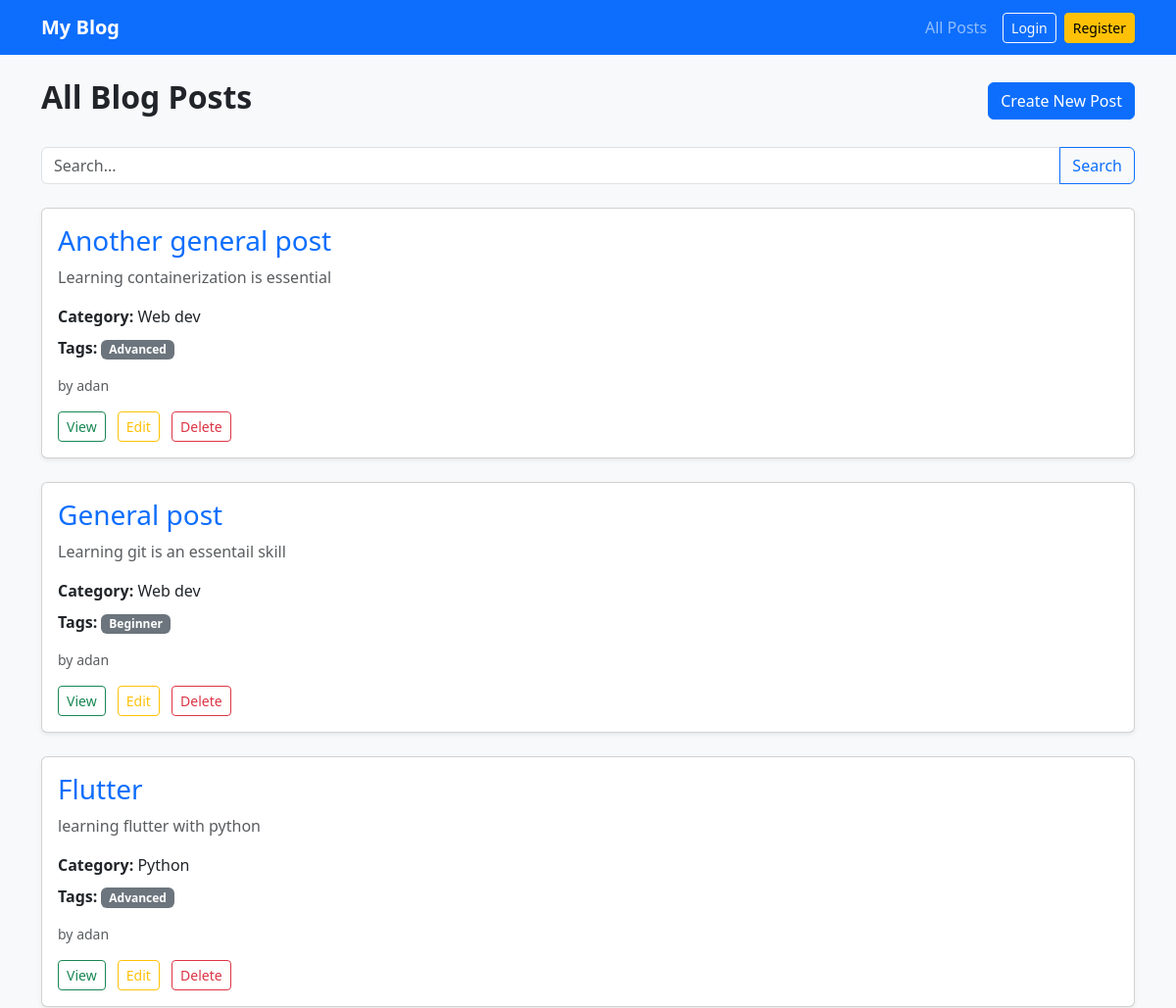
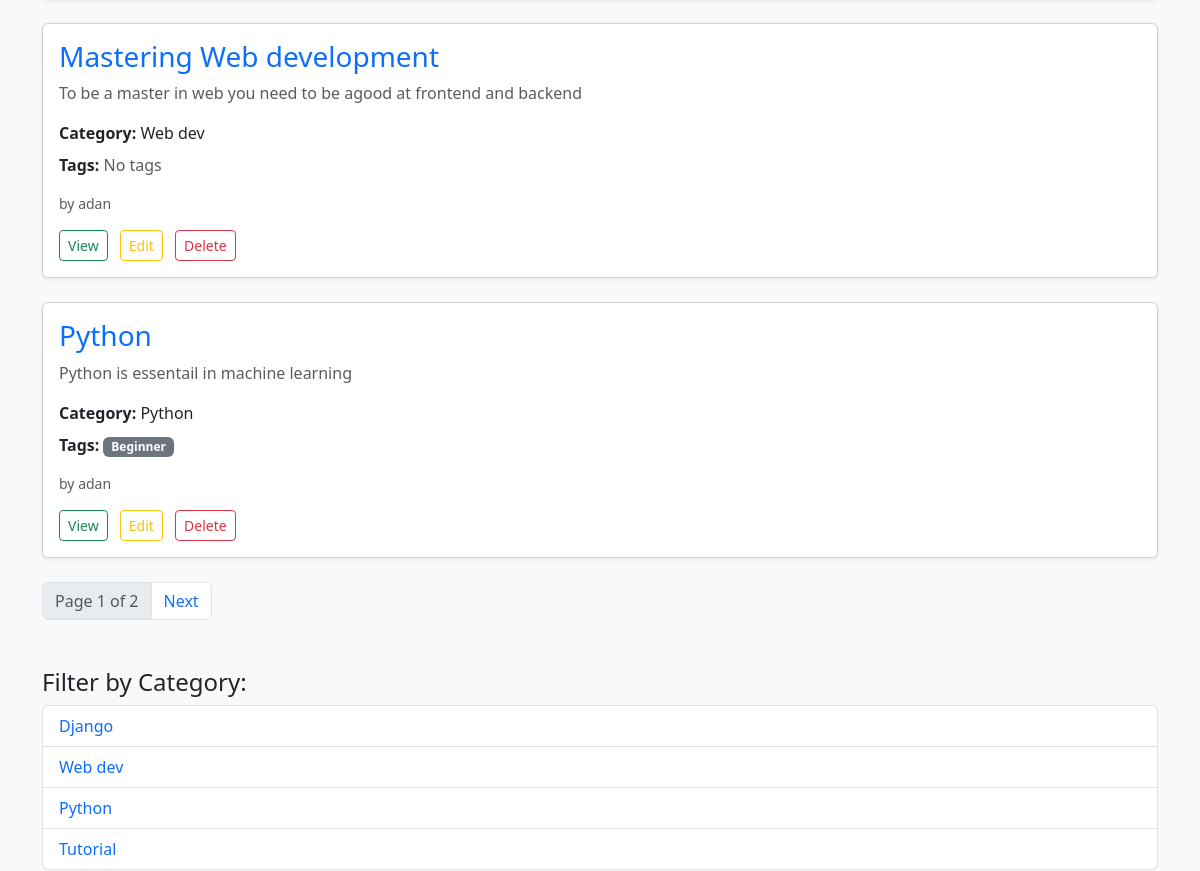
Before: / (upper part) with the older database file (2 pictures, top to bottom).
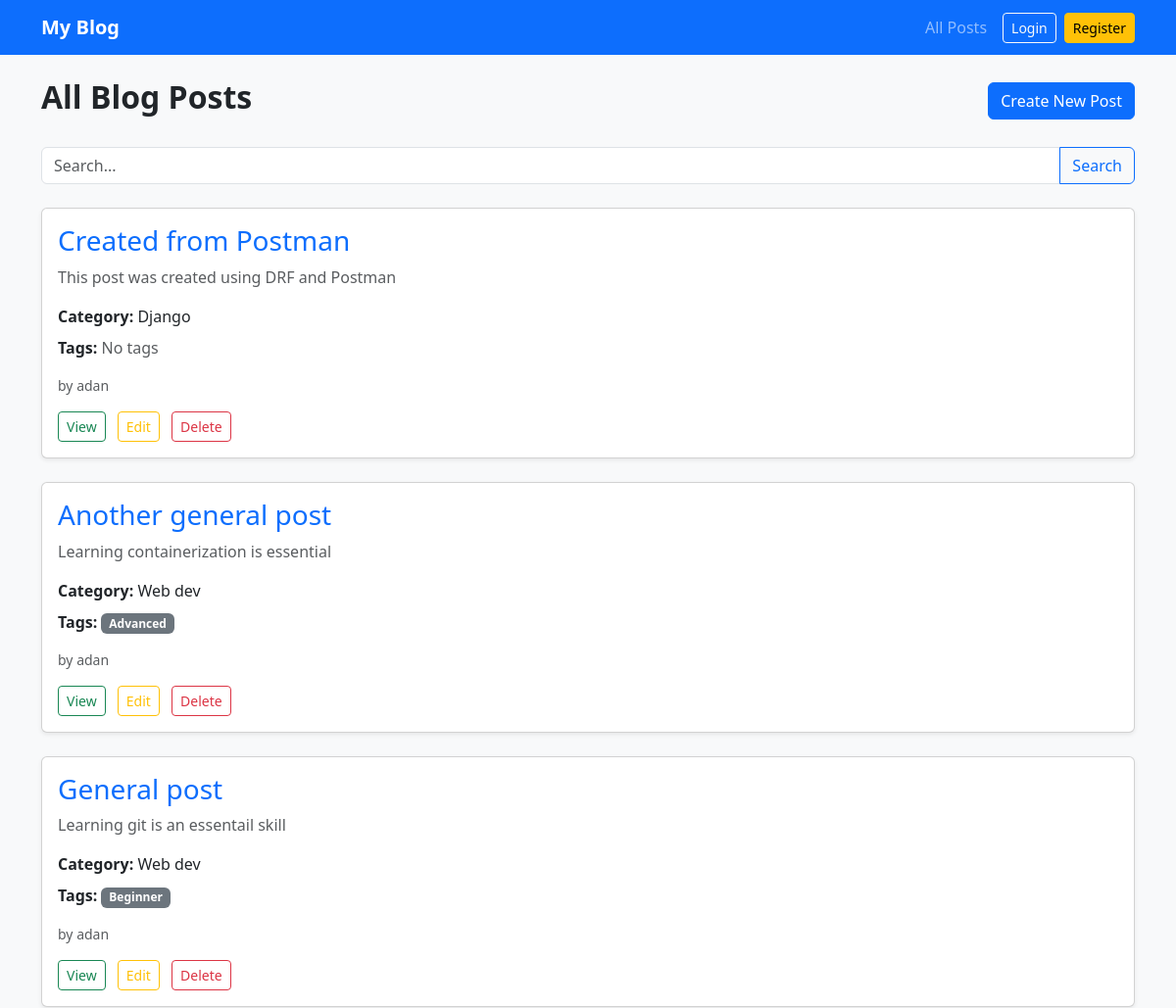
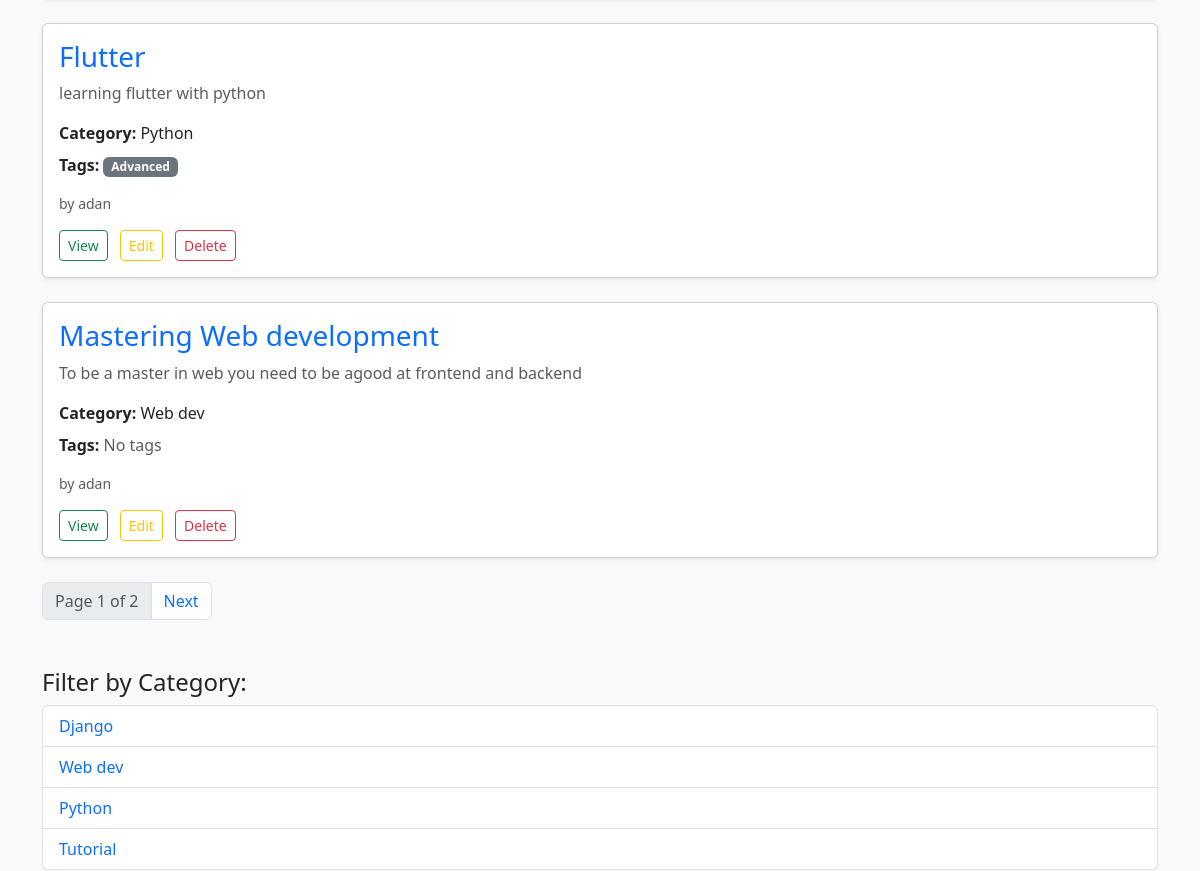
After: the same page with the newer database file (2 pictures, top to bottom).
### blog/models.py (models this page shows, shortened)
class Post(models.Model):
    author = models.ForeignKey(User,on_delete=models.CASCADE,related_name="posts")
    title = models.CharField(max_length=100)
    slug = models.SlugField(unique=True,blank=True)
    body = models.TextField()
    created_at = models.DateTimeField(auto_now_add=True)
    category =models.ForeignKey(Category, on_delete=models.CASCADE)
    tags = models.ManyToManyField("Tag",blank=True)
    class Meta:
        ordering = ['-created_at']

class Category(models.Model):
    name = models.CharField(max_length=100)
    slug = models.SlugField(unique=True,blank=True)

class Tag(models.Model):
    name = models.CharField(max_length=50)
    slug = models.SlugField(unique=True,blank=True)

### blog/views.py (the view)
# urls.py: path('',views.post_list,name = "post_list"),
def post_list(request):
    posts = Post.objects.all()
    category_slug = request.GET.get("category")
    tag_slug = request.GET.get("tags")
    query = request.GET.get("q")
    if category_slug:
        posts = posts.filter(category__slug=category_slug)
    if tag_slug:
        posts = posts.filter(tags__slug=tag_slug)
    if query:
        posts = posts.filter(
            Q(title__icontains=query) |
            Q(body__icontains=query)
        ).distinct()
    paginator = Paginator(posts,5)
    page_number = request.GET.get("page")
    page_obj = paginator.get_page(page_number)
    categories = Category.objects.all()
    tags = Tag.objects.all()
    return render(request, "blog/post_list.html", {
        "page_obj":page_obj,
        "categories": categories,
        "tags": tags
    })

### blog/templates/blog/post_list.html (shortened to what this page needs)
{% extends "blog/base.html" %}
{% block content %}
<div class="d-flex justify-content-between align-items-center mb-4">
  <h2 class="fw-bold">All Blog Posts</h2>
  <a href="{% url 'blog:post_create' %}" class="btn btn-primary"
    >Create New Post</a
  >
</div>
<form method="GET" action="" class="input-group mb-4">
  <input
    type="text"
    name="q"
    class="form-control"
    placeholder="Search..."
    value="{{ request.GET.q }}"
  />
  <button class="btn btn-outline-primary" type="submit">Search</button>
</form>
{% for post in page_obj %}
<div class="card shadow-sm mb-4">
  <div class="card-body">
    <h3 class="card-title mb-2">
      <a
        href="{% url 'blog:post_detail' post.slug %}"
        class="text-decoration-none text-primary"
      >
        {{ post.title }}
      </a>
    </h3>
    <p class="card-text text-muted">{{ post.body|truncatechars:120 }}</p>
    <div class="mb-2"><strong>Category:</strong> {{ post.category.name }}</div>
    <div class="mb-3">
      <strong>Tags:</strong>
      {% for tag in post.tags.all %}
      <span class="badge bg-secondary">{{ tag.name }}</span>
      {% empty %}
      <span class="text-muted">No tags</span>
      {% endfor %}
    </div>
<p class="small text-muted">
    by {{ post.author.username }}
</p>
    <div>
      <a
        href="{% url 'blog:post_detail' post.slug %}"
        class="btn btn-sm btn-outline-success me-2"
        >View</a
      >
      <a
        href="{% url 'blog:post_edit' post.slug %}"
        class="btn btn-sm btn-outline-warning me-2"
        >Edit</a
      >
      <a
        href="{% url 'blog:post_delete' post.slug %}"
        class="btn btn-sm btn-outline-danger"
        >Delete</a
      >
    </div>
  </div>
</div>
{% endfor %}
<nav>
  <ul class="pagination">
    <li class="page-item disabled">
      <span class="page-link">
        Page {{ page_obj.number }} of {{ page_obj.paginator.num_pages }}
      </span>
    </li>
    {% if page_obj.has_next %}
    <li class="page-item">
      <a class="page-link" href="?page={{ page_obj.next_page_number }}">Next</a>
    </li>
    {% endif %}
  </ul>
</nav>
<h4 class="mt-5">Filter by Category:</h4>
<ul class="list-group mb-4">
  {% for category in categories %}
  <li class="list-group-item">
    <a href="?category={{ category.slug }}" class="text-decoration-none"
      >{{ category.name }}</a
    >
  </li>
  {% endfor %}
</ul>
{% endblock %}

### blog/templates/blog/base.html (shortened to what this page needs)
{% load static %}
<!DOCTYPE html>
<html lang="en">
<head>
  <link
    href="https://cdn.jsdelivr.net/npm/bootstrap@5.3.2/dist/css/bootstrap.min.css"
    rel="stylesheet"
  />
  <link rel="stylesheet" href="{% static 'css/main.css' %}">
</head>
<body class="bg-light">
  <nav class="navbar navbar-expand-lg navbar-dark bg-primary">
    <div class="container">
      <a class="navbar-brand fw-bold" href="{% url 'blog:post_list' %}">
        My Blog
      </a>
      <div class="collapse navbar-collapse" id="navbarNav">
        <ul class="navbar-nav ms-auto align-items-lg-center">
          <li class="nav-item">
            <a class="nav-link" href="{% url 'blog:post_list' %}">
              All Posts
            </a>
          </li>
          {% if user.is_authenticated %}
            <li class="nav-item">
              <span class="nav-link disabled text-white">
                Hi, {{ user.username }}
              </span>
            </li>
            <li class="nav-item">
              <a
                href="{% url 'accounts:logout' %}"
                class="btn btn-outline-light btn-sm ms-lg-2"
              >
                Logout
              </a>
            </li>
          {% else %}
            <li class="nav-item">
              <a
                href="{% url 'accounts:login' %}"
                class="btn btn-outline-light btn-sm ms-lg-2"
              >
                Login
              </a>
            </li>
            <li class="nav-item">
              <a
                href="{% url 'accounts:register' %}"
                class="btn btn-warning btn-sm ms-2"
              >
                Register
              </a>
            </li>
          {% endif %}
        </ul>
      </div>
    </div>
  </nav>
  <div class="container mt-4 mb-5">
    {% block content %}
    {% endblock %}
  </div>
</body>
</html>

Changed rows visible on the page:
no longer on this page (row unchanged): Post: title "Python", body "Python is essentail in machine learning", category.name "Python", author.username "adan", Tag (name "Beginner")
added Post: title "Created from Postman", body "This post was created using DRF and Postman", category.name "Django", author.username "adan"
